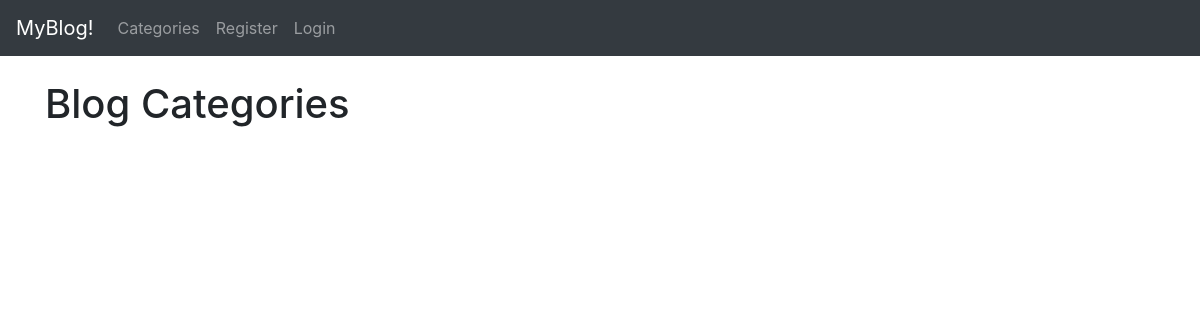
The app's page /category-list/, older data.
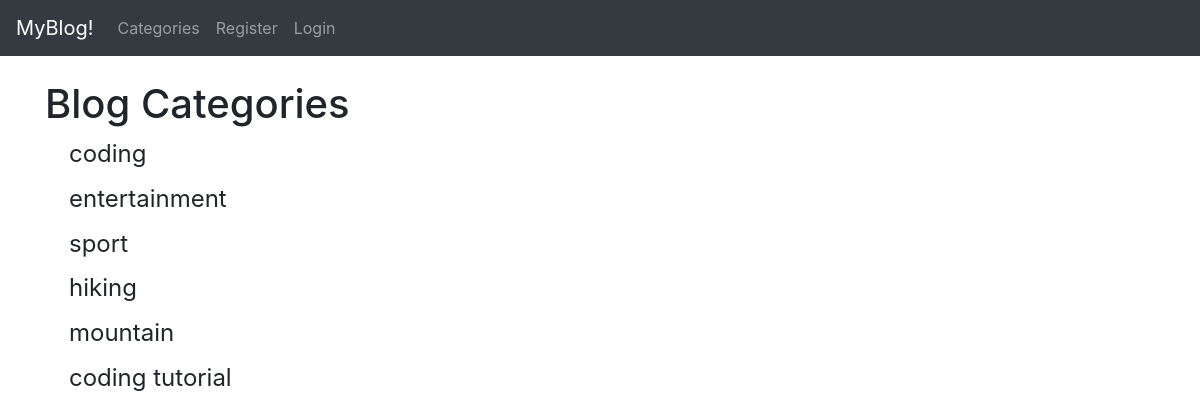
The same page, newer data.
### theblog/models.py (models this page shows, shortened)
class Category(models.Model):
    name = models.CharField(max_length=225)
    def __str__(self):
        return self.name

### theblog/views.py (the view)
# urls.py: path('category-list/', CategoryListView, name="category-list"),
def CategoryListView(request):
    cat_menu_list = Category.objects.all()
    return render(request, 'category_list.html', {'cat_menu_list':cat_menu_list})

### theblog/templates/category_list.html (shortened to what this page needs)
{% extends 'base.html' %}
{% block content %}
    <h1>Blog Categories</h1>
        {% for item in cat_menu_list %}
            <h4><a class="dropdown-item" href="{% url 'category' item|slugify %}">{{ item }}</a></h4>
        {% endfor %}
{% endblock %}

### theblog/templates/base.html (shortened to what this page needs)
<!doctype html>
<html lang="en">
  <head>
    <link rel="stylesheet" href="https://stackpath.bootstrapcdn.com/bootstrap/4.4.1/css/bootstrap.min.css"
>
  </head>
  <body>
  <nav class="navbar navbar-expand-lg navbar-dark bg-dark">
  <a class="navbar-brand" href="{% url 'home' %}">MyBlog!</a>
  <div class="collapse navbar-collapse" id="navbarSupportedContent">
    <ul class="navbar-nav mr-auto">
      {% if cat_menu %}
      <li class="nav-item dropdown">
        <a class="nav-link dropdown-toggle" href="#" id="navbarDropdown" role="button" data-toggle="dropdown" aria-haspopup="true" aria-expanded="false">
          Categories
        </a>
        <div class="dropdown-menu" aria-labelledby="navbarDropdown">
          {% for item in cat_menu %}
            <a class="dropdown-item" href="{% url 'category' item|slugify %}">{{ item }}</a>
          {% endfor %}
        </div>
      </li>
      {% else %}
        <li class="nav-item">
          <a class="nav-link" href="{% url 'category-list' %}">Categories</a>
        </li>
      {% endif %}
      {% if user.is_authenticated %}
        <li class="nav-item">
          <a class="nav-link" href="{% url 'add_post' %}">Add Post</a>
        </li>
        <li class="nav-item">
          <a class="nav-link" href="{% url 'add_category' %}">Add Category</a>
        </li>
        <li class="nav-item">
          <a class="nav-link" href="{% url 'logout' %}">Logout</a>
        </li>
      {% else %}
      <li class="nav-item">
        <a class="nav-link" href="{% url 'register' %}">Register</a>
      </li>
      <li class="nav-item">
        <a class="nav-link" href="{% url 'login' %}">Login</a>
      </li>
      {% endif %}
    </ul>
  </div>
  </nav>
    <br/>
    <div class="container">
        {% block content %}
        {% endblock %}
    </div>
  </body>
</html>

Row changes from the older to the newer data that the page shows:
added Category: name "coding"
added Category: name "entertainment"
added Category: name "sport"
added Category: name "hiking"
added Category: name "mountain"
added Category: name "coding tutorial"
